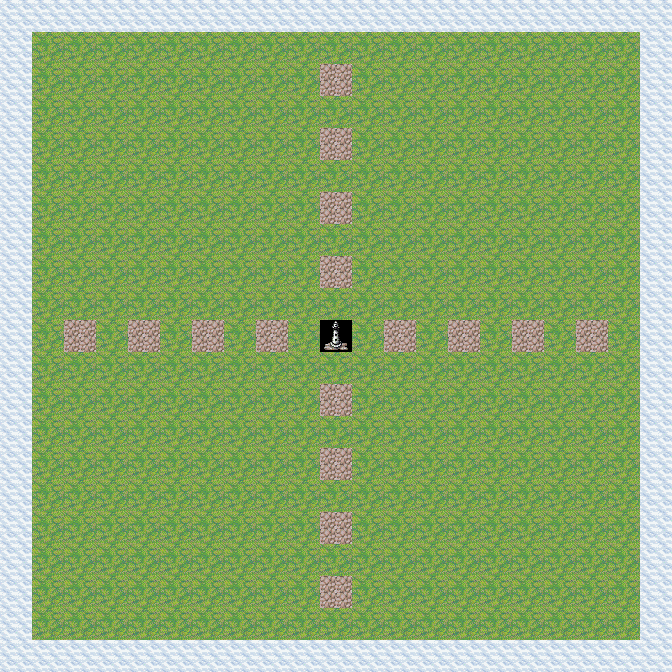

A 2D game scene composited from a Tiled map and its tileset images. What follows is a short description and the map's XML, with each tile layer's data collapsed to a summary:
An orthogonal 21x21 tile map with 32x32 px tiles, 1 tile layer (Tile Layer 1), 1 hidden layer not drawn.

<map version="1.0" orientation="orthogonal" renderorder="right-down" width="21" height="21" tilewidth="32" tileheight="32" nextobjectid="1">
 <tileset firstgid="1" name="worldmapchip5fo" tilewidth="32" tileheight="32">
  <image source="worldmapchip5fo.png" width="256" height="576" />
 </tileset>
 <layer name="Tile Layer 1" width="21" height="21">
  <data>[441 cells, 441 non-empty, 4 distinct tile ids]</data>
 </layer>
 <layer name="Tile Layer 2" width="21" height="21" visible="0">
  <data>[441 cells, 0 non-empty, 0 distinct tile ids]</data>
 </layer>
</map>
